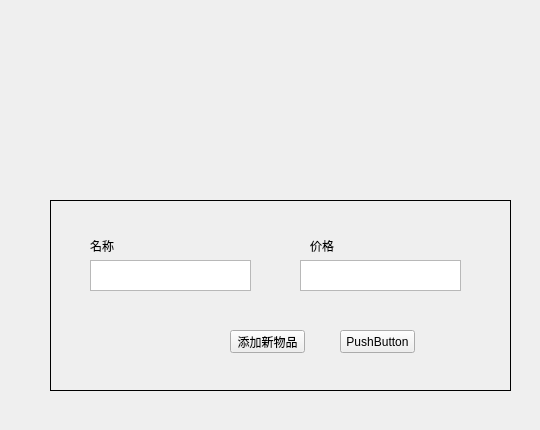
    <widget class="QWidget" name="tab_5">
     <attribute name="title">
      <string>图金</string>
     </attribute>
     <widget class="QWidget" name="widget" native="true">
      <property name="geometry">
       <rect>
        <x>20</x>
        <y>180</y>
        <width>511</width>
        <height>241</height>
       </rect>
      </property>
      <property name="styleSheet">
       <string notr="true"/>
      </property>
      <widget class="QFrame" name="frame_square">
       <property name="geometry">
        <rect>
         <x>30</x>
         <y>20</y>
         <width>461</width>
         <height>191</height>
        </rect>
       </property>
       <property name="styleSheet">
        <string notr="true">QFrame#frame_square {
    background-color: transparent;
    border: 1px solid black;  /* 初始灰色边框 */
}</string>
       </property>
       <property name="frameShape">
        <enum>QFrame::Box</enum>
       </property>
       <property name="frameShadow">
        <enum>QFrame::Raised</enum>
       </property>
       <widget class="QPlainTextEdit" name="itemPrice">
        <property name="geometry">
         <rect>
          <x>250</x>
          <y>60</y>
          <width>161</width>
          <height>31</height>
         </rect>
        </property>
       </widget>
       <widget class="QPlainTextEdit" name="itemName1">
        <property name="geometry">
         <rect>
          <x>40</x>
          <y>60</y>
          <width>161</width>
          <height>31</height>
         </rect>
        </property>
       </widget>
       <widget class="QLabel" name="label_17">
        <property name="geometry">
         <rect>
          <x>260</x>
          <y>40</y>
          <width>54</width>
          <height>12</height>
         </rect>
        </property>
        <property name="text">
         <string>价格</string>
        </property>
       </widget>
       <widget class="QLabel" name="label_16">
        <property name="geometry">
         <rect>
          <x>40</x>
          <y>40</y>
          <width>54</width>
          <height>12</height>
         </rect>
        </property>
        <property name="text">
         <string>名称</string>
        </property>
       </widget>
       <widget class="QPushButton" name="pushButton_5">
        <property name="geometry">
         <rect>
          <x>180</x>
          <y>130</y>
          <width>75</width>
          <height>23</height>
         </rect>
        </property>
        <property name="text">
         <string>添加新物品</string>
        </property>
       </widget>
       <widget class="QPushButton" name="pushButton_6">
        <property name="geometry">
         <rect>
          <x>290</x>
          <y>130</y>
          <width>75</width>
          <height>23</height>
         </rect>
        </property>
        <property name="text">
         <string>PushButton</string>
        </property>
       </widget>
      </widget>
     </widget>
    </widget>
